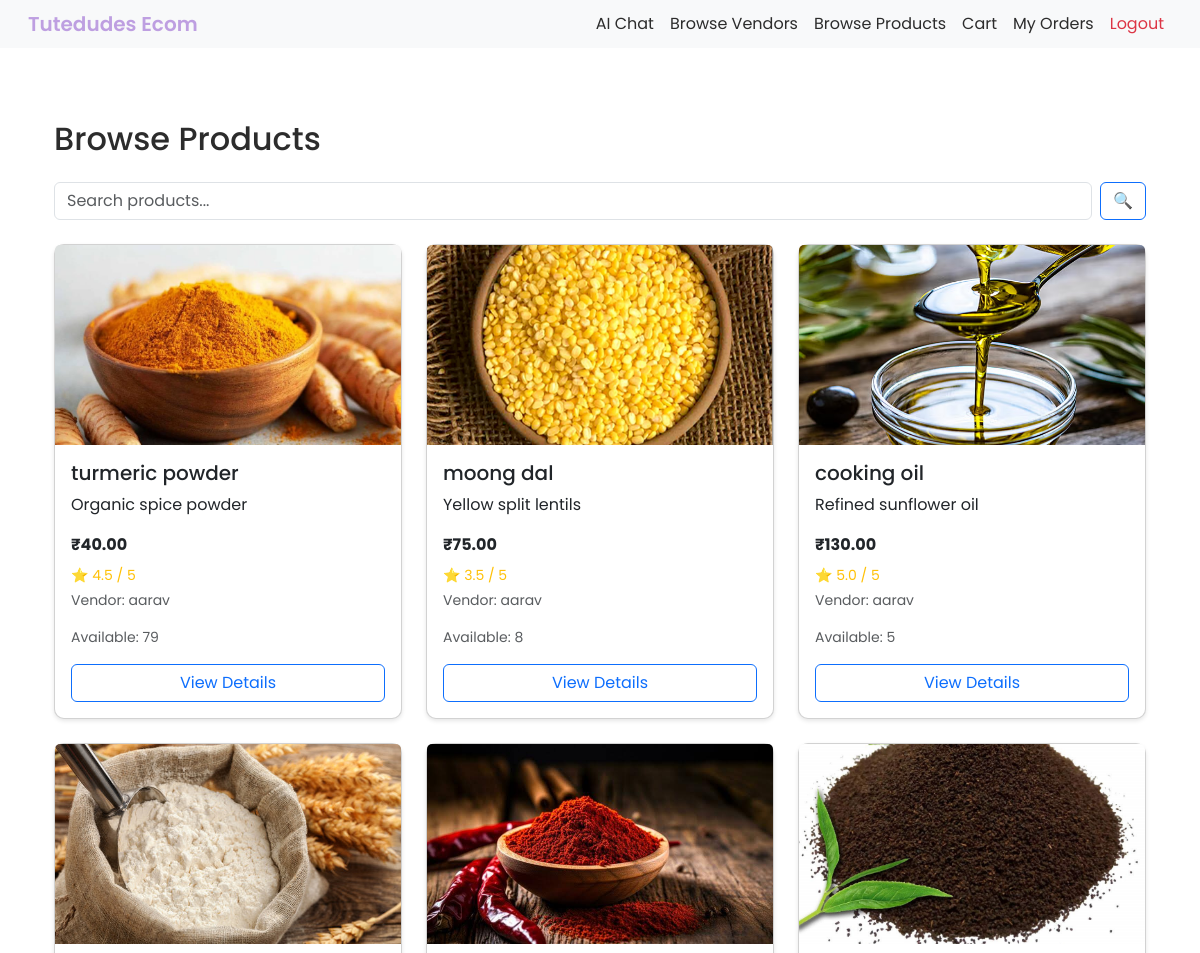
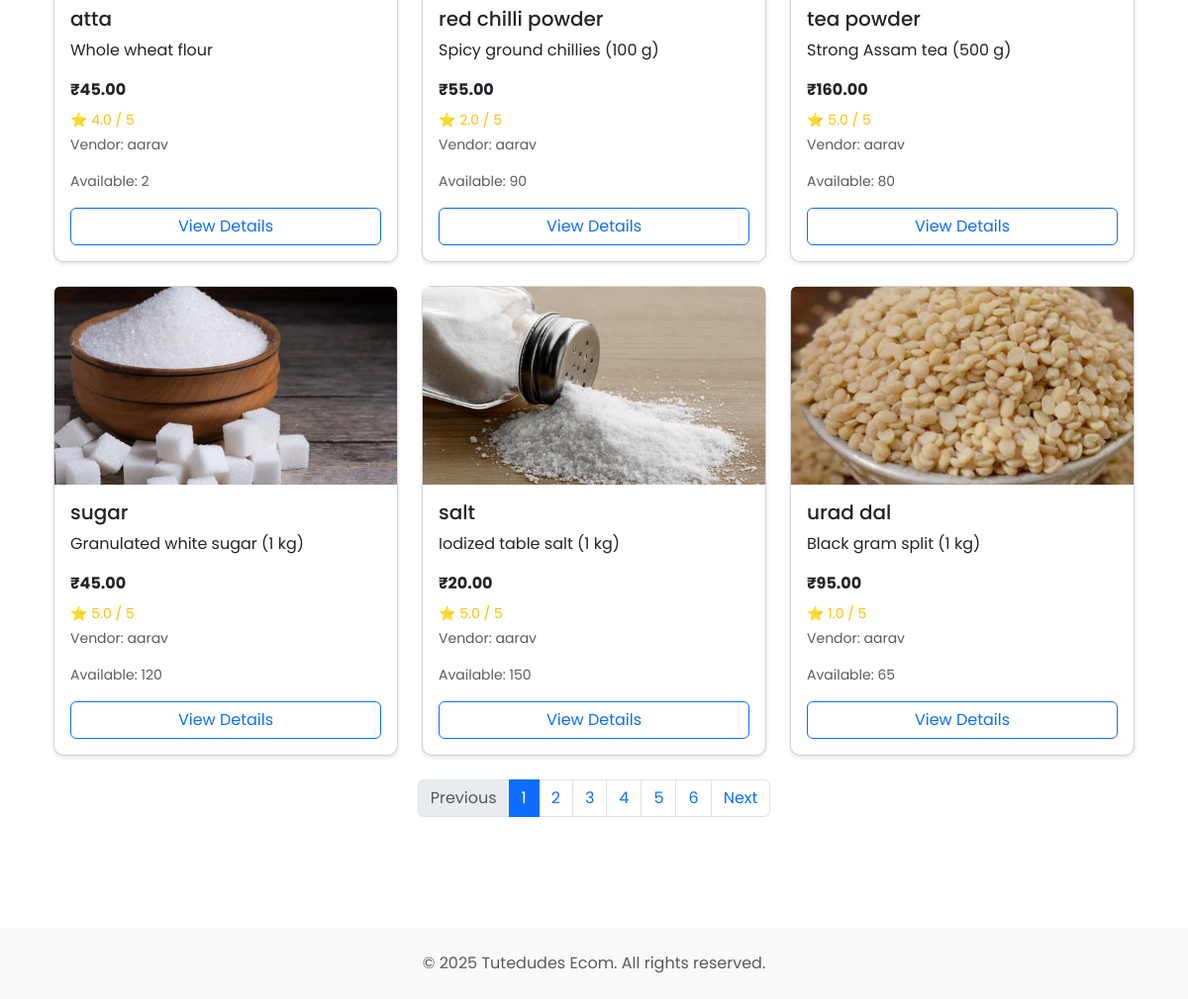
Page /retailer/products/ (signed in) on the committed database (2 pictures, top to bottom).
### ecomApp/models.py (models this page shows, shortened)
class Product(models.Model):
    vendor = models.ForeignKey(settings.AUTH_USER_MODEL, on_delete=models.CASCADE, limit_choices_to={'is_vendor': True}, related_name='products')
    category = models.ForeignKey('Category', on_delete=models.SET_NULL, null=True, blank=True, related_name='products')
    name = models.CharField(max_length=255)
    description = models.TextField(blank=True)
    price = models.DecimalField(max_digits=10, decimal_places=2)
    quantity = models.PositiveIntegerField()
    image = models.ImageField(upload_to='product_images/', blank=True, null=True)
    available = models.BooleanField(default=True)
    created_at = models.DateTimeField(auto_now_add=True)
    updated_at = models.DateTimeField(auto_now=True)

class CustomUser(AbstractUser):
    is_vendor = models.BooleanField(default=False)
    is_retailer = models.BooleanField(default=False)

### ecomApp/views.py (the view, shortened to what this page needs)
# urls.py: path('retailer/products/', views.browse_products, name='browse_products'),
@login_required
@user_passes_test(is_retailer, login_url='/')
def browse_products(request):
    from django.db.models import Avg, Q
    search_query = request.GET.get('search', '').strip()
    products_qs = Product.objects.filter(available=True, quantity__gt=0)
    products_qs = products_qs.annotate(avg_rating=Avg('feedbacks__rating'))
    paginator = Paginator(products_qs, 9)
    page_number = request.GET.get('page')
    page_obj = paginator.get_page(page_number)
    return render(request, 'browse_products.html', {
        'page_obj': page_obj,
        'products': page_obj.object_list,
        'search_query': search_query,
    })

### ecomApp/views.py (called while the page is built)
def is_retailer(user):
    return user.is_authenticated and getattr(user, 'is_retailer', False)

### ecomApp/templates/browse_products.html (shortened to what this page needs)
{% extends "base.html" %}
{% block content %}
<div class="container py-5">
    <h2 class="mb-4">Browse Products</h2>
        <form method="get" class="d-flex mb-4">
            <input type="text" name="search" value="{{ search_query }}" class="form-control me-2" placeholder="Search products...">
            <button type="submit" class="btn btn-outline-primary">&#x1F50D;</button>
        </form>
    <div class="row">
        {% for product in products %}
        <div class="col-md-4 mb-4">
            <div class="card h-100">
                {% if product.image %}
                <img src="{{ product.image.url }}" class="card-img-top" alt="{{ product.name }}" style="height: 200px; object-fit: cover;">
                {% endif %}
                <div class="card-body d-flex flex-column">
                    <h5 class="card-title">{{ product.name }}</h5>
                    <p class="card-text">{{ product.description|truncatewords:15 }}</p>
                    <p class="mb-2"><strong>₹{{ product.price }}</strong></p>
{% if product.avg_rating %}
<p class="text-warning small mb-1">⭐ {{ product.avg_rating|default:0|floatformat:1 }} / 5</p>
{% endif %}
<p class="text-muted small">Vendor: {{ product.vendor.username }}</p>
                    <p class="text-muted small">Available: {{ product.quantity }}</p>
                    <a href="{% url 'product_detail' product.id %}" class="btn btn-outline-primary mt-auto">View Details</a>
                </div>
            </div>
        </div>
        {% empty %}
        <div class="col-12">
            <div class="alert alert-info">No products available at the moment.</div>
        </div>
        {% endfor %}
    </div>
    {% if page_obj.has_other_pages %}
    <nav aria-label="Product pagination">
        <ul class="pagination justify-content-center">
            {% if page_obj.has_previous %}
            <li class="page-item"><a class="page-link" href="?page={{ page_obj.previous_page_number }}{% if search_query %}&search={{ search_query }}{% endif %}">Previous</a></li>
            {% else %}<li class="page-item disabled"><span class="page-link">Previous</span></li>{% endif %}
            {% for num in page_obj.paginator.page_range %}
                {% if page_obj.number == num %}
                    <li class="page-item active"><span class="page-link">{{ num }}</span></li>
                {% else %}
                    <li class="page-item"><a class="page-link" href="?page={{ num }}{% if search_query %}&search={{ search_query }}{% endif %}">{{ num }}</a></li>
                {% endif %}
            {% endfor %}
            {% if page_obj.has_next %}
            <li class="page-item"><a class="page-link" href="?page={{ page_obj.next_page_number }}{% if search_query %}&search={{ search_query }}{% endif %}">Next</a></li>
            {% else %}<li class="page-item disabled"><span class="page-link">Next</span></li>{% endif %}
        </ul>
    </nav>
    {% endif %}
</div>
{% endblock %}

### ecomApp/static/css/style.css (style rules this page uses)
:root { --color-primary: #BE9FE1; --color-primary-hover: #A98BC9; --color-primary-disabled: rgba(190,159,225,0.8); --color-accent-light: #E1CCEC; --color-accent-medium: #C9B6E4; --color-bg: #FFFFFF; --color-bg-secondary: #F1F1F6; --color-text: #2C2C2C; --color-text-secondary: #6C757D; }
.card-img-top { height: 200px; object-fit: cover; }
body { font-family: 'Poppins', sans-serif ; }
.card { border-radius: 10px; box-shadow: 0 2px 4px rgba(0,0,0,0.1); transition: transform 0.2s; }
.form-control, .form-select { border-radius: 6px; }
.btn { border-radius: 6px; }
body { background: var(--color-bg); color: var(--color-text); }
a { color: var(--color-primary); }
html, body { height: 100%; }
body { display: flex; flex-direction: column; }

### ecomApp/templates/base.html (style rules this page uses)
body { font-family: 'Poppins', sans-serif !important; }

### rows in the picture
Product: image (picture), name "turmeric powder", description "Organic spice powder", price "40.00", avg_rating "4.5", vendor.username "aarav", quantity "79"
Product: image (picture), name "moong dal", description "Yellow split lentils", price "75.00", avg_rating "3.5", vendor.username "aarav", quantity "8"
Product: image (picture), name "cooking oil", description "Refined sunflower oil", price "130.00", avg_rating "5.0", vendor.username "aarav", quantity "5"
Product: image (picture), name "atta", description "Whole wheat flour", price "45.00", avg_rating "4.0", vendor.username "aarav", quantity "2"
Product: image (picture), name "red chilli powder", description "Spicy ground chillies (100 g)", price "55.00", avg_rating "2.0", vendor.username "aarav", quantity "90"
Product: image (picture), name "tea powder", description "Strong Assam tea (500 g)", price "160.00", avg_rating "5.0", vendor.username "aarav", quantity "80"
Product: image (picture), name "sugar", description "Granulated white sugar (1 kg)", price "45.00", avg_rating "5.0", vendor.username "aarav", quantity "120"
Product: image (picture), name "salt", description "Iodized table salt (1 kg)", price "20.00", avg_rating "5.0", vendor.username "aarav", quantity "150"
Product: image (picture), name "urad dal", description "Black gram split (1 kg)", price "95.00", avg_rating "1.0", vendor.username "aarav", quantity "65"

### other values in the picture
{{ num }} "1"
{{ num }} "2" "3" "4" "5" "6"
